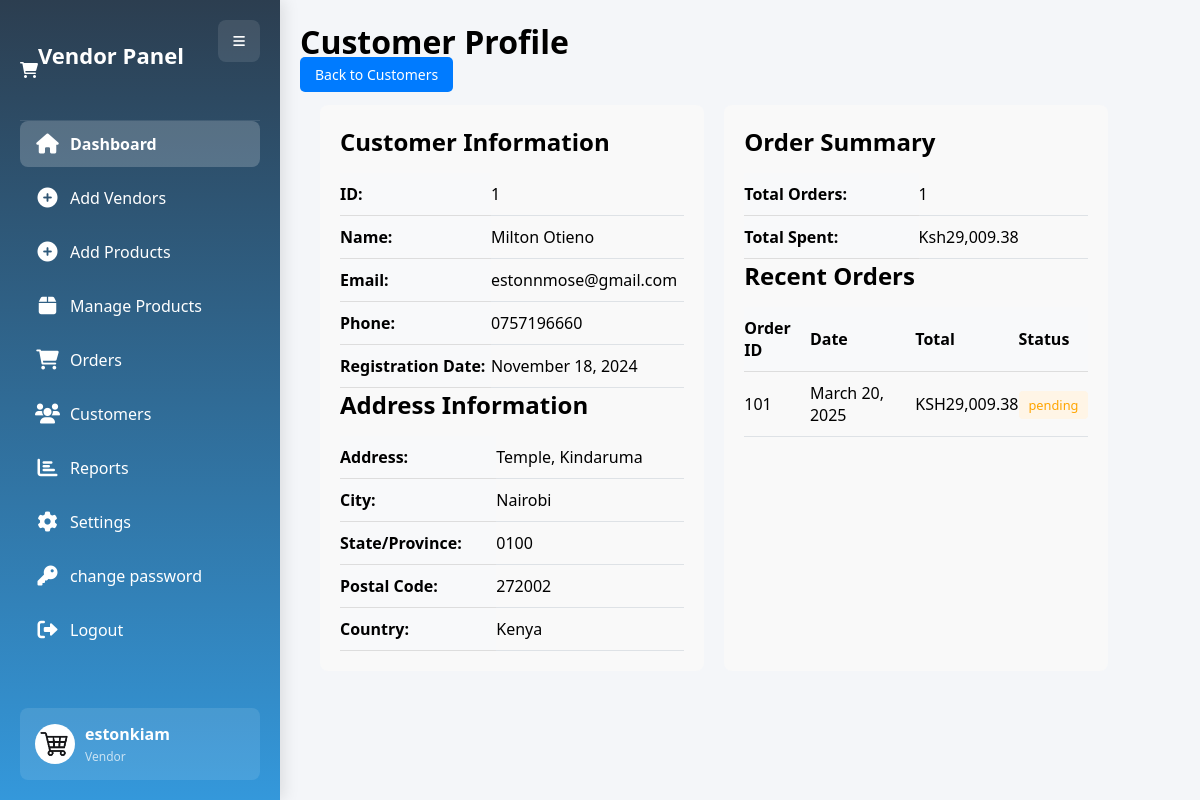
The page /admin/view_profile.php?id=1 (signed in) on the database its author committed.
### tables this page shows
CREATE TABLE `customers` (
  `customer_id` int(11) NOT NULL,
  `first_name` varchar(100) NOT NULL,
  `last_name` varchar(100) NOT NULL,
  `email` varchar(255) NOT NULL,
  `password` varchar(255) NOT NULL,
  `phone` varchar(20) DEFAULT NULL,
  `address_line1` varchar(255) DEFAULT NULL,
  `address_line2` varchar(255) DEFAULT NULL,
  `city` varchar(100) NOT NULL,
  `state` varchar(100) NOT NULL,
  `postal_code` varchar(20) NOT NULL,
  `country` varchar(100) NOT NULL,
  `created_at` timestamp NOT NULL DEFAULT current_timestamp(),
  `reset_token` varchar(255) DEFAULT NULL,
  `reset_token_expiry` datetime DEFAULT NULL
);

CREATE TABLE `orders` (
  `id` int(11) NOT NULL,
  `customer_id` int(11) NOT NULL,
  `total_amount` decimal(10,2) NOT NULL DEFAULT 0.00,
  `shipping_address` varchar(255) NOT NULL,
  `city` varchar(100) NOT NULL,
  `phone` varchar(20) NOT NULL,
  `payment_method` enum('mpesa','card','cash') NOT NULL,
  `payment_status` enum('pending','paid','failed') DEFAULT 'pending',
  `status` enum('pending','processing','shipped','delivered','cancelled') DEFAULT 'pending',
  `transaction_id` varchar(100) DEFAULT NULL,
  `created_at` timestamp NOT NULL DEFAULT current_timestamp(),
  `updated_at` timestamp NOT NULL DEFAULT current_timestamp() ON UPDATE current_timestamp(),
  `product_details` text DEFAULT NULL
);

### admin/view_profile.php (the view, shortened to what this page needs)
<?php
$servername = "localhost";
$username = "root";
$password = "";
$dbname = "ecommerce";
$customer_id = intval($_GET['id']);
$conn = new mysqli($servername, $username, $password, $dbname);
$stmt = $conn->prepare("
    SELECT
        c.customer_id,
        c.first_name,
        c.last_name,
        c.email,
        c.phone,
        c.created_at,
        c.address_line1,
        c.address_line2,
        c.city,
        c.state,
        c.postal_code,
        c.country,
        (SELECT COUNT(*) FROM orders WHERE customer_id = c.customer_id) as total_orders,
        (SELECT SUM(total_amount) FROM orders WHERE customer_id = c.customer_id) as total_spent
    FROM
        customers c
    WHERE
        c.customer_id = ?
");
$stmt->bind_param("i", $customer_id);
$stmt->execute();
$result = $stmt->get_result();
$customer = $result->fetch_assoc();
$orders_stmt = $conn->prepare("
    SELECT
        id,
        created_at,
        total_amount,
        status
    FROM
        orders
    WHERE
        customer_id = ?
    ORDER BY
        created_at DESC
    LIMIT 5
");
$orders_stmt->bind_param("i", $customer_id);
$orders_stmt->execute();
$orders_result = $orders_stmt->get_result();
?>
<!DOCTYPE html>
<html lang="en">
<head>
    <link href="https://cdnjs.cloudflare.com/ajax/libs/font-awesome/6.0.0/css/all.min.css" rel="stylesheet">
    <link rel="stylesheet" href="assets/css/admindash.css">
</head>
<body>
    <div class="container">
        <?php include('include/sidebar.php'); ?>
        <div class="main-content">
            <div class="profile-header">
                <h1>Customer Profile</h1>
                <div class="header-actions">
                    <a href="customers.php" class="btn btn-primary" style="text-decoration: none;">Back to Customers</a>
                </div>
            </div>
            <div class="profile-container">
                <div class="profile-details">
                    <h2>Customer Information</h2>
                    <table>
                        <tr>
                            <th>ID:</th>
                            <td><?php echo $customer['customer_id']; ?></td>
                        </tr>
                        <tr>
                            <th>Name:</th>
                            <td><?php echo htmlspecialchars($customer['first_name'] . ' ' . $customer['last_name']); ?></td>
                        </tr>
                        <tr>
                            <th>Email:</th>
                            <td><?php echo htmlspecialchars($customer['email']); ?></td>
                        </tr>
                        <tr>
                            <th>Phone:</th>
                            <td><?php echo htmlspecialchars($customer['phone']); ?></td>
                        </tr>
                        <tr>
                            <th>Registration Date:</th>
                            <td><?php echo date('F j, Y', strtotime($customer['created_at'])); ?></td>
                        </tr>
                    </table>
                    <h2>Address Information</h2>
                    <table>
                        <tr>
                            <th>Address:</th>
                            <td>
                                <?php
                                echo htmlspecialchars($customer['address_line1']);
                                if (!empty($customer['address_line2'])) {
                                    echo ', ' . htmlspecialchars($customer['address_line2']);
                                }
                                ?>
                            </td>
                        </tr>
                        <tr>
                            <th>City:</th>
                            <td><?php echo htmlspecialchars($customer['city']); ?></td>
                        </tr>
                        <tr>
                            <th>State/Province:</th>
                            <td><?php echo htmlspecialchars($customer['state']); ?></td>
                        </tr>
                        <tr>
                            <th>Postal Code:</th>
                            <td><?php echo htmlspecialchars($customer['postal_code']); ?></td>
                        </tr>
                        <tr>
                            <th>Country:</th>
                            <td><?php echo htmlspecialchars($customer['country']); ?></td>
                        </tr>
                    </table>
                </div>
                <div class="orders-details">
                    <h2>Order Summary</h2>
                    <table>
                        <tr>
                            <th>Total Orders:</th>
                            <td><?php echo $customer['total_orders']; ?></td>
                        </tr>
                        <tr>
                            <th>Total Spent:</th>
                            <td>Ksh<?php echo number_format($customer['total_spent'], 2); ?></td>
                        </tr>
                    </table>
                    <h2>Recent Orders</h2>
                    <table>
                        <thead>
                            <tr>
                                <th>Order ID</th>
                                <th>Date</th>
                                <th>Total</th>
                                <th>Status</th>
                            </tr>
                        </thead>
                        <tbody>
                            <?php while($order = $orders_result->fetch_assoc()): ?>
                            <tr>
                                <td><?php echo $order['id']; ?></td>
                                <td><?php echo date('F j, Y', strtotime($order['created_at'])); ?></td>
                                <td>KSH<?php echo number_format($order['total_amount'], 2); ?></td>
                                <td>
                                    <span class="order-status <?php echo strtolower($order['status']); ?>">
                                        <?php echo htmlspecialchars($order['status']); ?>
                                    </span>
                                </td>
                            </tr>
                            <?php endwhile; ?>
                        </tbody>
                    </table>
                </div>
            </div>
        </div>
    </div>
</body>
</html>

### admin/include/sidebar.php (shortened to what this page needs)
<?php
$servername = "localhost";
$username = "root";
$password = "";
$dbname = "ecommerce";
$conn = new mysqli($servername, $username, $password, $dbname);
$admin_username = "Admin";
if (isset($_SESSION['admin_id'])) {
    $admin_id = $_SESSION['admin_id'];
    $query = "SELECT username FROM admins WHERE id = ?";
    $stmt = $conn->prepare($query);
    $stmt->bind_param("i", $admin_id);
    $stmt->execute();
    $stmt->bind_result($username);
    if ($stmt->fetch()) {
        $admin_username = $username;
    }
}
?>
<!DOCTYPE html>
<html>
<head>
    <link rel="stylesheet" href="https://cdnjs.cloudflare.com/ajax/libs/font-awesome/6.0.0/css/all.min.css">
</head>
<body>
    <div class="container">
        <div class="sidebar">
            <button class="toggle-btn">
                <i class="fas fa-bars"></i>
            </button>
            <div class="sidebar-header">
            <i class="fas fa-shopping-cart"></i>
            <h2>Vendor Panel</h2>
            </div>
            <ul>
                <li><a href="dashboard.php" class="active">
                    <i class="fas fa-home"></i><span>Dashboard</span>
                </a></li>
                <li><a href="registration.php">
                    <i class="fas fa-plus-circle"></i><span>Add Vendors</span>
                </a></li>
                <li><a href="addproducts.php">
                    <i class="fas fa-plus-circle"></i><span>Add Products</span>
                </a></li>
                <li><a href="productview.php">
                    <i class="fas fa-box"></i><span>Manage Products</span>
                </a></li>
                <li><a href="orders.php">
                    <i class="fas fa-shopping-cart"></i><span>Orders</span>
                </a></li>
                <li><a href="customers.php">
                    <i class="fas fa-users"></i><span>Customers</span>
                </a></li>
                <li><a href="reports.php">
                    <i class="fas fa-chart-bar"></i><span>Reports</span>
                </a></li>
                <li><a href="settings.php">
                    <i class="fas fa-cog"></i><span>Settings</span>
                </a></li>
                <li>
  <a href="change-password.php">
    <i class="fas fa-key"></i><span>change password</span>
  </a>
</li>
<li><a href="logout.php">
                    <i class="fas fa-sign-out-alt"></i><span>Logout</span>
                </a></li>
            </ul>
            <div class="user-profile">
                <img src="assets/img/cart.jpg" alt="User Avatar">
                <div class="user-info">
                    <h4><?php echo htmlspecialchars($admin_username); ?></h4>
                    <p>Vendor</p>
                </div>
            </div>
        </div>
</body>
</html>

### admin/assets/css/admindash.css (style rules this page uses)
* { margin: 0; padding: 0; box-sizing: border-box; }
body { font-family: Arial, sans-serif; background-color: #f4f6f9; }
.container { display: flex; min-height: 100vh; }
.sidebar { width: 250px; background-color: #343a40; color: white; padding: 20px; }
.sidebar h2 { margin-bottom: 30px; text-align: center; }
.sidebar ul { list-style: none; }
.sidebar ul li { margin-bottom: 15px; }
.sidebar ul li a { color: white; text-decoration: none; display: block; padding: 10px; border-radius: 5px; }
.main-content { flex: 1; padding: 20px; }
table { width: 100%; border-collapse: collapse; margin-top: 15px; }
th, td { padding: 12px; text-align: left; border-bottom: 1px solid #dee2e6; }
th { background-color: #f8f9fa; }
.btn { padding: 8px 15px; border-radius: 5px; border: none; cursor: pointer; font-size: 14px; }
.btn-primary { background-color: #007bff; color: white; }

### admin/view_profile.php (style rules this page uses)
.profile-container { display: flex; gap: 20px; margin: 20px; }
.profile-details, .orders-details { flex: 1; background: #f9f9f9; padding: 20px; border-radius: 8px; }
.profile-details table, .orders-details table { width: 100%; }
.profile-details th, .orders-details th { text-align: left; padding: 10px 0; border-bottom: 1px solid #ddd; }
.profile-details td, .orders-details td { padding: 10px 0; }
.order-status { padding: 5px 10px; border-radius: 4px; font-size: 0.8em; }
.order-status.pending { background-color: #fff5e6; color: orange; }

### admin/include/sidebar.php (style rules this page uses)
* { margin: 0; padding: 0; box-sizing: border-box; font-family: 'Segoe UI', Tahoma, Geneva, Verdana, sans-serif; }
body { background-color: #f4f6f9; }
.container { display: flex; min-height: 100vh; }
.sidebar { width: 280px; background: linear-gradient(180deg, #2c3e50 0%, #3498db 100%); color: white; padding: 20px; position: relative; transition: all 0.3s cubic-bezier(0.4, 0, 0.2, 1); box-shadow: 4px 0 15px rgba(0, 0, 0, 0.1); }
.toggle-btn { position: absolute; right: 20px; top: 20px; background: rgba(255, 255, 255, 0.1); color: white; border: none; padding: 12px 15px; cursor: pointer; border-radius: 8px; transition: all 0.3s ease; z-index: 2; }
.sidebar-header { display: flex; align-items: center; padding: 20px 0; margin-bottom: auto; border-bottom: 1px solid rgba(255, 255, 255, 0.1); }
.sidebar-header h2 { font-size: 22px; font-weight: 600; color: #fff; }
.sidebar ul { list-style: none; padding: 0; }
.sidebar ul li { margin-bottom: 8px; }
.sidebar ul li a { color: white; text-decoration: none; display: flex; align-items: center; padding: 12px 15px; border-radius: 8px; font-size: 16px; transition: all 0.3s ease; }
.sidebar ul li a i { margin-right: 10px; font-size: 20px; width: 25px; text-align: center; }
.sidebar ul li a.active { background: rgba(255, 255, 255, 0.2); font-weight: 600; }
.user-profile { position: absolute; bottom: 20px; left: 20px; right: 20px; display: flex; align-items: center; background: rgba(255, 255, 255, 0.1); padding: 15px; border-radius: 8px; }
.user-profile img { width: 40px; height: 40px; border-radius: 50%; margin-right: 10px; }
.user-info { flex: 1; }
.user-info h4 { font-size: 16px; margin-bottom: 3px; }
.user-info p { font-size: 12px; opacity: 0.7; }
.main-content { flex: 1; padding: 20px; transition: all 0.3s ease; }

### rows shown on the page
customers: customer_id "1", first_name+last_name "Milton Otieno", email "estonnmose@gmail.com", phone "0757196660", created_at "November 18, 2024", address_line1 "Temple", address_line2 "Kindaruma", city "Nairobi", state "0100", postal_code "272002", country "Kenya"
orders: id "101", created_at "March 20, 2025", total_amount "29,009.38", status "pending"

### other values the page prints
$admin_username "estonkiam"
$customer['total_orders'] "1"
$customer['total_spent'] "29,009.38"
